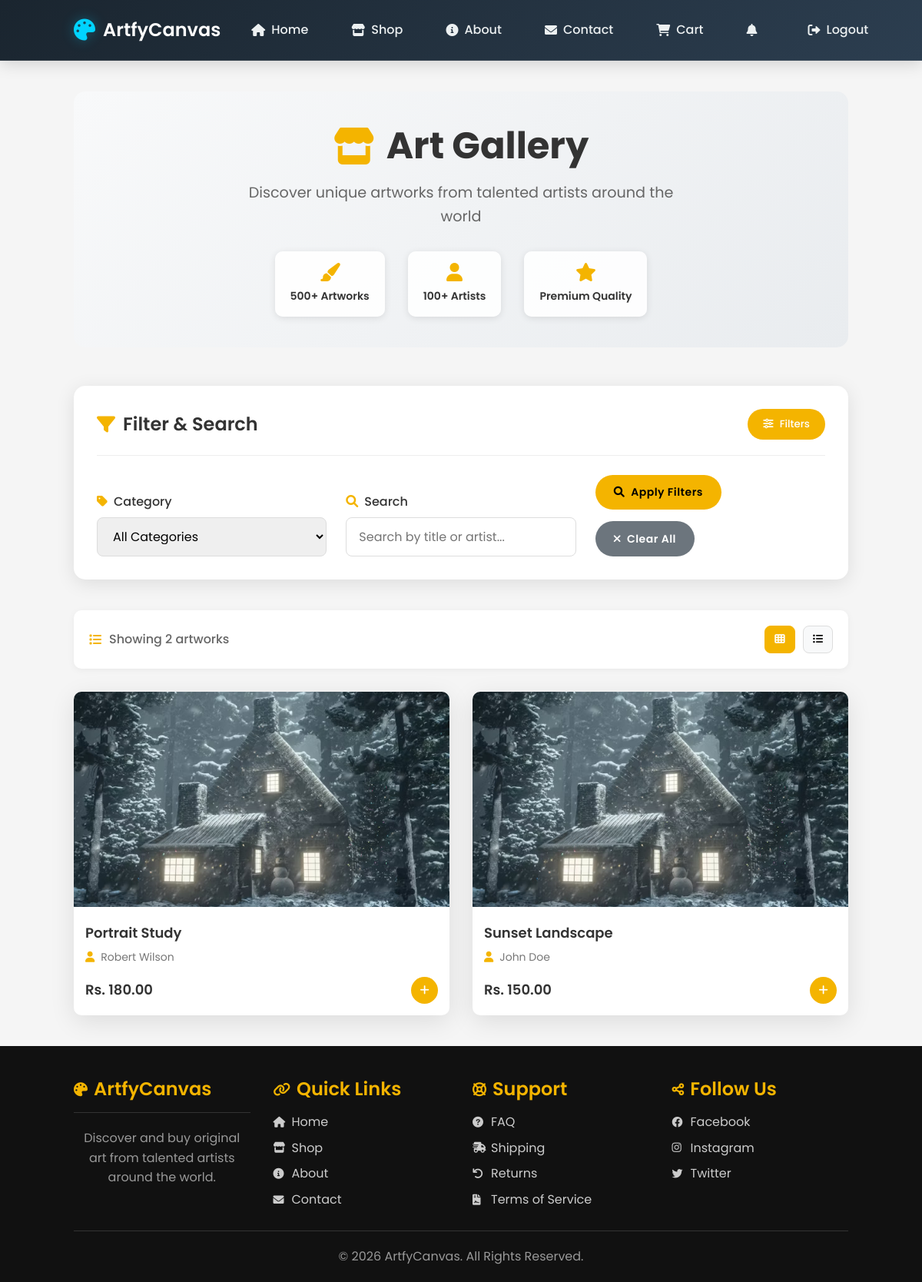
The page /shop.php?category=1 (signed in) on the database its author committed.
### tables this page shows
CREATE TABLE IF NOT EXISTS artworks (
    id INT AUTO_INCREMENT PRIMARY KEY,
    title VARCHAR(255) NOT NULL,
    artist VARCHAR(255) NOT NULL,
    price DECIMAL(10,2) NOT NULL,
    image VARCHAR(255),
    description TEXT,
    category_id INT DEFAULT NULL,
    medium VARCHAR(100) DEFAULT NULL,
    dimensions VARCHAR(100) DEFAULT NULL,
    year_created YEAR DEFAULT NULL,
    availability ENUM('available', 'sold', 'reserved') DEFAULT 'available',
    created_at TIMESTAMP DEFAULT CURRENT_TIMESTAMP,
    FOREIGN KEY (category_id) REFERENCES categories(id)
);

### shop.php (the view, shortened to what this page needs)
<?php
require_once "includes/db.php";
$category = isset($_GET['category']) ? intval($_GET['category']) : 0;
$search = isset($_GET['search']) ? trim($_GET['search']) : '';
$query = "SELECT * FROM artworks WHERE 1";
$params = [];
$types = '';
if ($category > 0) {
    $query .= " AND category_id = ?";
    $params[] = $category;
    $types .= 'i';
}
$query .= " ORDER BY id DESC";
$stmt = $conn->prepare($query);
if ($params) {
    $stmt->bind_param($types, ...$params);
}
$stmt->execute();
$result = $stmt->get_result();
?>
<!DOCTYPE html>
<html lang="en">
<head>
    <link rel="stylesheet" href="assets/css/style_organized.css">
    <link rel="stylesheet" href="https://cdnjs.cloudflare.com/ajax/libs/font-awesome/6.0.0/css/all.min.css">
</head>
<body>
<header class="navbar">
    <div class="logo">
        <i class="fas fa-palette"></i>
        ArtfyCanvas
    </div>
    <nav>
        <a href="index.php"><i class="fas fa-home"></i> Home</a>
        <a href="shop.php"><i class="fas fa-store"></i> Shop</a>
        <a href="about.php"><i class="fas fa-info-circle"></i> About</a>
        <a href="contact.php"><i class="fas fa-envelope"></i> Contact</a>
        <?php if(isset($_SESSION['user'])): ?>
            <a href="cart.php"><i class="fas fa-shopping-cart"></i> Cart</a>
            <a href="my_orders.php" class="notification-bell"><i class="fas fa-bell"></i>
            </a>
            <a href="logout.php"><i class="fas fa-sign-out-alt"></i> Logout</a>
        <?php else: ?>
            <a href="login.php"><i class="fas fa-sign-in-alt"></i> Login</a>
        <?php endif; ?>
    </nav>
</header>
<section class="shop-section">
    <div class="shop-header">
        <div class="shop-title">
            <h1>
                <i class="fas fa-store"></i>
                Art Gallery
            </h1>
            <p>Discover unique artworks from talented artists around the world</p>
        </div>
        <div class="shop-stats">
            <div class="stat">
                <i class="fas fa-paint-brush"></i>
                <span>500+ Artworks</span>
            </div>
            <div class="stat">
                <i class="fas fa-user"></i>
                <span>100+ Artists</span>
            </div>
            <div class="stat">
                <i class="fas fa-star"></i>
                <span>Premium Quality</span>
            </div>
        </div>
    </div>
    <div class="filters-container">
        <div class="filters-header">
            <h3>
                <i class="fas fa-filter"></i>
                Filter & Search
            </h3>
            <button type="button" class="filter-toggle" onclick="toggleFilters()">
                <i class="fas fa-sliders-h"></i>
                Filters
            </button>
        </div>
        <div class="filters-content" id="filters-content">
            <form method="GET" action="shop.php" class="filters-form">
                <div class="filter-group">
                    <label for="category">
                        <i class="fas fa-tag"></i>
                        Category
                    </label>
                    <select name="category" id="category">
                        <option value="">All Categories</option>
                    </select>
                </div>
                <div class="filter-group">
                    <label for="search">
                        <i class="fas fa-search"></i>
                        Search
                    </label>
                    <input type="text" name="search" id="search" placeholder="Search by title or artist..." value="<?= htmlspecialchars($search) ?>">
                </div>
                <div class="filter-actions">
                    <button type="submit" class="btn-primary">
                        <i class="fas fa-search"></i>
                        Apply Filters
                    </button>
                    <a href="shop.php" class="btn-secondary">
                        <i class="fas fa-times"></i>
                        Clear All
                    </a>
                </div>
            </form>
        </div>
    </div>
    <div class="results-header">
        <div class="results-count">
            <i class="fas fa-list"></i>
            <span>Showing <?= $result->num_rows ?> artworks</span>
        </div>
        <div class="view-options">
            <button class="view-btn active" onclick="setView('grid')">
                <i class="fas fa-th"></i>
            </button>
            <button class="view-btn" onclick="setView('list')">
                <i class="fas fa-list-ul"></i>
            </button>
        </div>
    </div>
    <div class="art-grid" id="products-grid">
        <?php if ($result->num_rows > 0): ?>
            <?php while ($art = $result->fetch_assoc()):
            ?>
                <div class="art-card">
                    <div class="art-image">
                    </div>
                    <div class="art-info">
                        <h3>
                            <a href="product.php?id=<?= $art['id'] ?>">
                                <?= htmlspecialchars($art['title']) ?>
                            </a>
                        </h3>
                        <p class="artist">
                            <i class="fas fa-user"></i>
                            <?= htmlspecialchars($art['artist']) ?>
                        </p>
                        <div class="art-footer">
                            <p class="price">Rs. <?= number_format($art['price'], 2) ?></p>
                            <form action="actions/add_to_cart.php" method="POST" class="quick-add">
                                <button type="submit" class="quick-add-btn" title="Add to Cart">
                                    <i class="fas fa-plus"></i>
                                </button>
                            </form>
                        </div>
                    </div>
                </div>
            <?php endwhile; ?>
        <?php endif; ?>
    </div>
</section>
<footer>
    <div class="footer-content">
        <div class="footer-section">
            <h3>
                <i class="fas fa-palette"></i>
                ArtfyCanvas
            </h3>
            <p>Discover and buy original art from talented artists around the world.</p>
        </div>
        <div class="footer-section">
            <h3>
                <i class="fas fa-link"></i>
                Quick Links
            </h3>
            <a href="index.php">
                <i class="fas fa-home"></i>
                Home
            </a>
            <a href="shop.php">
                <i class="fas fa-store"></i>
                Shop
            </a>
            <a href="about.php">
                <i class="fas fa-info-circle"></i>
                About
            </a>
            <a href="contact.php">
                <i class="fas fa-envelope"></i>
                Contact
            </a>
        </div>
        <div class="footer-section">
            <h3>
                <i class="fas fa-life-ring"></i>
                Support
            </h3>
            <a href="#">
                <i class="fas fa-question-circle"></i>
                FAQ
            </a>
            <a href="#">
                <i class="fas fa-shipping-fast"></i>
                Shipping
            </a>
            <a href="#">
                <i class="fas fa-undo"></i>
                Returns
            </a>
            <a href="#">
                <i class="fas fa-file-contract"></i>
                Terms of Service
            </a>
        </div>
        <div class="footer-section">
            <h3>
                <i class="fas fa-share-alt"></i>
                Follow Us
            </h3>
            <a href="#">
                <i class="fab fa-facebook"></i>
                Facebook
            </a>
            <a href="#">
                <i class="fab fa-instagram"></i>
                Instagram
            </a>
            <a href="#">
                <i class="fab fa-twitter"></i>
                Twitter
            </a>
        </div>
    </div>
    <p>© <?= date("Y") ?> ArtfyCanvas. All Rights Reserved.</p>
</footer>
</body>
</html>

### rows shown on the page
artworks: title "Portrait Study", artist "Robert Wilson", price "180.00"
artworks: title "Sunset Landscape", artist "John Doe", price "150.00"

### other values the page prints
$result->num_rows "2"
